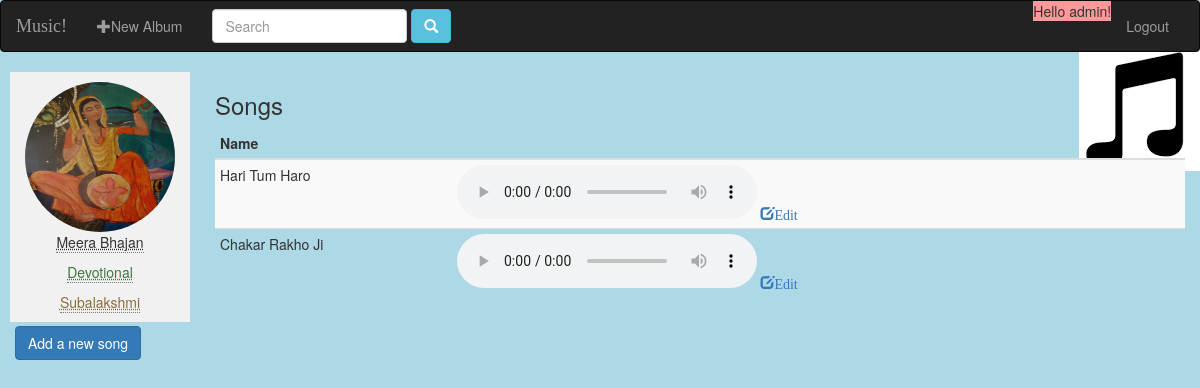
/1/ (signed in), run on the app's committed database.
### music/models.py (models this page shows, shortened)
class Album(models.Model):
    album_title = models.CharField(max_length=1000)
    artist = models.CharField(max_length=100)
    genre = models.CharField(max_length=100)
    album_logo = models.ImageField()
    user = models.ForeignKey(User,default=1)     #1 = admin user

class Song(models.Model):
    song_title = models.CharField(max_length=100)
    album = models.ForeignKey(Album,on_delete=models.CASCADE)
    is_fav = models.BooleanField(default=False)
    audio_file = models.FileField()

### music/views.py (the view)
# urls.py: url(r'^(?P<pk>\d+)/$',views.DetailView.as_view(),name='album_detail'),
class DetailView(generic.DetailView):
    model = Album
    context_object_name = 'a'
    template_name='music/album_detail.html'

### music/templates/music/album_detail.html (shortened to what this page needs)
{% extends 'music/base_template.html' %}
{% block body %}
    <div class="container-fluid pull-left" style="margin-left:10px; border:1px green; background-color:#f2f1f1; padding-top:10px;">
        <img src="{{ MEDIA_URL }}{{a.album_logo.url}}" class="img-circle" height="150px" width="150px">
        <p class="text-center"> <abbr title="Album Title"> {{a.album_title}} </abbr> </p>
        <p class="text-center text-success"> <abbr title="Genre"> {{a.genre}} </abbr> </p>
        <p class="text-center text-warning"> <abbr title="Artist"> {{a.artist}} </abbr> </p>
    </div>
    {% if a.song_set.all%}
        <div class="container-fluid col-md-offset-2">
            <h3>Songs</h3>
            <table class="table table-condensed table-striped">
                <thead>
                    <tr>
                        <th>Name</th>
                        <th></th>
                    </tr>
                </thead>
                <tbody>
                    {%for song in a.song_set.all%}
                        <tr>
                            <td>{{song.song_title}}</td>
                            <td>
                                <audio controls>
                                    <source src="{{song.audio_file.url}}" type="audio/mpeg">
                                </audio>
                                <a href="{% url 'music:update_song' song.id%}">
                                    <span class="glyphicon glyphicon-edit">Edit</span>
                                </a>
                            </td>
                        </tr>
                    {%endfor%}
                </tbody>
            </table>
        </div>
    {% else %}
        <h3 class="col-md-offset-2">Sorry there are no songs in this album</h3>
    {% endif %}
    <div class="container-fluid pull-left" style="margin-top:4px;">
            <a href="{% url 'music:add_song' a.id %}" class="btn btn-primary">Add a new song</a>
    </div>
{% endblock body %}

### music/templates/music/base_template.html (shortened to what this page needs)
<!DOCTYPE html>
<html lang="en">
<head>
    {% load staticfiles %}
  <link rel="stylesheet" href="http://maxcdn.bootstrapcdn.com/bootstrap/3.3.6/css/bootstrap.min.css">
    <link href="{% static 'music/style.css' %}" rel="stylesheet" type="text/css">
</head>
<body>
    <nav class="navbar navbar-inverse" role="navigation">
        <div class="container-fluid">
            <div class="navbar-header">
                <a href="{% url 'music:home' %}" class="navbar-brand">Music!</a>
            </div>
            <div class="collapse navbar-collapse" id="navigation_bar">
                <ul class="nav navbar-nav">
                    <li>
                        <a href="{% url 'music:add_album' %}">
                            <span class="glyphicon glyphicon-plus"></span>New Album
                        </a>
                    </li>
                </ul>
                <form class="navbar-form navbar-left" role="search" method="get" action="{% url 'music:search_album' %}">
                    <div class="form-group">
                        <input type="text" class="form-control" placeholder="Search" name="q" value="{{query}}">
                    </div>
                    <button type="submit" class="btn btn-info"><span class="glyphicon glyphicon-search"></span></button>
                </form>
                    <ul class="nav navbar-nav navbar-right">
                        {% if user.is_authenticated %}
                            <li style="background: #ff9999;">
                                Hello {{user.username}}!
                            </li>
                            <li>
                                <a href="{% url 'music:logout' %}">
                                    Logout
                                </a>
                            </li>
                        {% endif  %}
                    </ul>
            </div>
        </div>
    </nav>
{% block body %}
{% endblock %}
</body>
</html>

### music/static/music/style.css (style rules this page uses)
.navbar-brand { font-family:'Indie',serif; }
.table { padding-right:0px; border-spacing: 0px; }
body { background-image: url('music_icon.png'); background-position: right 50px; background-repeat: no-repeat; background-color: lightblue; }

### data on the page
Album: album_logo (picture), album_title "Meera Bhajan", genre "Devotional", artist "Subalakshmi"
Song: song_title "Hari Tum Haro"
Song: song_title "Chakar Rakho Ji"

### other printed values
{{ user.username }} "admin"
